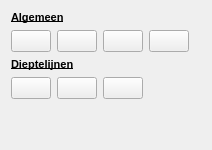
            <widget class="QWidget" name="waterongevallen">
             <property name="sizePolicy">
              <sizepolicy hsizetype="Minimum" vsizetype="Fixed">
               <horstretch>0</horstretch>
               <verstretch>0</verstretch>
              </sizepolicy>
             </property>
             <attribute name="title">
              <string>Waterongevallen</string>
             </attribute>
             <layout class="QGridLayout" name="gridLayout_7">
              <item row="2" column="0">
               <widget class="QPushButton" name="boot_te_water_laat_plaats">
                <property name="sizePolicy">
                 <sizepolicy hsizetype="Preferred" vsizetype="Fixed">
                  <horstretch>0</horstretch>
                  <verstretch>0</verstretch>
                 </sizepolicy>
                </property>
                <property name="minimumSize">
                 <size>
                  <width>0</width>
                  <height>0</height>
                 </size>
                </property>
                <property name="maximumSize">
                 <size>
                  <width>100</width>
                  <height>36</height>
                 </size>
                </property>
                <property name="text">
                 <string/>
                </property>
                <property name="icon">
                 <iconset>
                  <normaloff>:/plugins/oiv/config_files/png/boot_te_water_laat_plaats.png</normaloff>:/plugins/oiv/config_files/png/boot_te_water_laat_plaats.png</iconset>
                </property>
                <property name="iconSize">
                 <size>
                  <width>28</width>
                  <height>28</height>
                 </size>
                </property>
               </widget>
              </item>
              <item row="0" column="0" colspan="6">
               <widget class="QLabel" name="label_19">
                <property name="sizePolicy">
                 <sizepolicy hsizetype="Preferred" vsizetype="Fixed">
                  <horstretch>0</horstretch>
                  <verstretch>0</verstretch>
                 </sizepolicy>
                </property>
                <property name="font">
                 <font>
                  <family>Arial</family>
                  <pointsize>8</pointsize>
                  <weight>75</weight>
                  <bold>true</bold>
                  <underline>true</underline>
                  <strikeout>false</strikeout>
                 </font>
                </property>
                <property name="text">
                 <string>Algemeen</string>
                </property>
               </widget>
              </item>
              <item row="4" column="0">
               <widget class="QPushButton" name="diepte_4m">
                <property name="enabled">
                 <bool>true</bool>
                </property>
                <property name="sizePolicy">
                 <sizepolicy hsizetype="Minimum" vsizetype="Fixed">
                  <horstretch>0</horstretch>
                  <verstretch>0</verstretch>
                 </sizepolicy>
                </property>
                <property name="maximumSize">
                 <size>
                  <width>100</width>
                  <height>16777215</height>
                 </size>
                </property>
                <property name="text">
                 <string/>
                </property>
                <property name="icon">
                 <iconset>
                  <normaloff>:/plugins/oiv/config_files/png/diepte_4m.png</normaloff>:/plugins/oiv/config_files/png/diepte_4m.png</iconset>
                </property>
                <property name="iconSize">
                 <size>
                  <width>28</width>
                  <height>28</height>
                 </size>
                </property>
                <property name="checkable">
                 <bool>false</bool>
                </property>
                <property name="autoDefault">
                 <bool>false</bool>
                </property>
                <property name="default">
                 <bool>false</bool>
                </property>
                <property name="flat">
                 <bool>false</bool>
                </property>
               </widget>
              </item>
              <item row="2" column="2">
               <widget class="QPushButton" name="stroming">
                <property name="enabled">
                 <bool>true</bool>
                </property>
                <property name="sizePolicy">
                 <sizepolicy hsizetype="Minimum" vsizetype="Fixed">
                  <horstretch>0</horstretch>
                  <verstretch>0</verstretch>
                 </sizepolicy>
                </property>
                <property name="maximumSize">
                 <size>
                  <width>100</width>
                  <height>16777215</height>
                 </size>
                </property>
                <property name="text">
                 <string/>
                </property>
                <property name="icon">
                 <iconset>
                  <normaloff>:/plugins/oiv/config_files/png/stroming.png</normaloff>:/plugins/oiv/config_files/png/stroming.png</iconset>
                </property>
                <property name="iconSize">
                 <size>
                  <width>28</width>
                  <height>28</height>
                 </size>
                </property>
                <property name="checkable">
                 <bool>false</bool>
                </property>
                <property name="autoDefault">
                 <bool>false</bool>
                </property>
                <property name="default">
                 <bool>false</bool>
                </property>
                <property name="flat">
                 <bool>false</bool>
                </property>
               </widget>
              </item>
              <item row="5" column="0">
               <spacer name="verticalSpacer_5">
                <property name="orientation">
                 <enum>Qt::Vertical</enum>
                </property>
                <property name="sizeHint" stdset="0">
                 <size>
                  <width>20</width>
                  <height>40</height>
                 </size>
                </property>
               </spacer>
              </item>
              <item row="2" column="1">
               <widget class="QPushButton" name="algemeen_gevaar_2">
                <property name="enabled">
                 <bool>true</bool>
                </property>
                <property name="sizePolicy">
                 <sizepolicy hsizetype="Minimum" vsizetype="Fixed">
                  <horstretch>0</horstretch>
                  <verstretch>0</verstretch>
                 </sizepolicy>
                </property>
                <property name="maximumSize">
                 <size>
                  <width>100</width>
                  <height>16777215</height>
                 </size>
                </property>
                <property name="text">
                 <string/>
                </property>
                <property name="icon">
                 <iconset>
                  <normaloff>:/plugins/oiv/config_files/png/algemeen_gevaar.png</normaloff>:/plugins/oiv/config_files/png/algemeen_gevaar.png</iconset>
                </property>
                <property name="iconSize">
                 <size>
                  <width>28</width>
                  <height>28</height>
                 </size>
                </property>
                <property name="checkable">
                 <bool>false</bool>
                </property>
                <property name="autoDefault">
                 <bool>false</bool>
                </property>
                <property name="default">
                 <bool>false</bool>
                </property>
                <property name="flat">
                 <bool>false</bool>
                </property>
               </widget>
              </item>
              <item row="2" column="3">
               <widget class="QPushButton" name="oever_kade">
                <property name="enabled">
                 <bool>true</bool>
                </property>
                <property name="sizePolicy">
                 <sizepolicy hsizetype="Minimum" vsizetype="Fixed">
                  <horstretch>0</horstretch>
                  <verstretch>0</verstretch>
                 </sizepolicy>
                </property>
                <property name="maximumSize">
                 <size>
                  <width>100</width>
                  <height>16777215</height>
                 </size>
                </property>
                <property name="text">
                 <string/>
                </property>
                <property name="icon">
                 <iconset>
                  <normaloff>:/plugins/oiv/config_files/png/oever_kade.png</normaloff>:/plugins/oiv/config_files/png/oever_kade.png</iconset>
                </property>
                <property name="iconSize">
                 <size>
                  <width>28</width>
                  <height>28</height>
                 </size>
                </property>
                <property name="checkable">
                 <bool>false</bool>
                </property>
                <property name="autoDefault">
                 <bool>false</bool>
                </property>
                <property name="default">
                 <bool>false</bool>
                </property>
                <property name="flat">
                 <bool>false</bool>
                </property>
               </widget>
              </item>
              <item row="3" column="0" colspan="6">
               <widget class="QLabel" name="label_20">
                <property name="sizePolicy">
                 <sizepolicy hsizetype="Preferred" vsizetype="Fixed">
                  <horstretch>0</horstretch>
                  <verstretch>0</verstretch>
                 </sizepolicy>
                </property>
                <property name="font">
                 <font>
                  <family>Arial</family>
                  <pointsize>8</pointsize>
                  <weight>75</weight>
                  <bold>true</bold>
                  <underline>true</underline>
                  <strikeout>false</strikeout>
                 </font>
                </property>
                <property name="text">
                 <string>Dieptelijnen</string>
                </property>
               </widget>
              </item>
              <item row="4" column="1">
               <widget class="QPushButton" name="diepte_9m">
                <property name="enabled">
                 <bool>true</bool>
                </property>
                <property name="sizePolicy">
                 <sizepolicy hsizetype="Minimum" vsizetype="Fixed">
                  <horstretch>0</horstretch>
                  <verstretch>0</verstretch>
                 </sizepolicy>
                </property>
                <property name="maximumSize">
                 <size>
                  <width>100</width>
                  <height>16777215</height>
                 </size>
                </property>
                <property name="text">
                 <string/>
                </property>
                <property name="icon">
                 <iconset>
                  <normaloff>:/plugins/oiv/config_files/png/diepte_9m.png</normaloff>:/plugins/oiv/config_files/png/diepte_9m.png</iconset>
                </property>
                <property name="iconSize">
                 <size>
                  <width>28</width>
                  <height>28</height>
                 </size>
                </property>
                <property name="checkable">
                 <bool>false</bool>
                </property>
                <property name="autoDefault">
                 <bool>false</bool>
                </property>
                <property name="default">
                 <bool>false</bool>
                </property>
                <property name="flat">
                 <bool>false</bool>
                </property>
               </widget>
              </item>
              <item row="4" column="2">
               <widget class="QPushButton" name="diepte_15m">
                <property name="enabled">
                 <bool>true</bool>
                </property>
                <property name="sizePolicy">
                 <sizepolicy hsizetype="Minimum" vsizetype="Fixed">
                  <horstretch>0</horstretch>
                  <verstretch>0</verstretch>
                 </sizepolicy>
                </property>
                <property name="maximumSize">
                 <size>
                  <width>100</width>
                  <height>16777215</height>
                 </size>
                </property>
                <property name="text">
                 <string/>
                </property>
                <property name="icon">
                 <iconset>
                  <normaloff>:/plugins/oiv/config_files/png/diepte_15m.png</normaloff>:/plugins/oiv/config_files/png/diepte_15m.png</iconset>
                </property>
                <property name="iconSize">
                 <size>
                  <width>28</width>
                  <height>28</height>
                 </size>
                </property>
                <property name="checkable">
                 <bool>false</bool>
                </property>
                <property name="autoDefault">
                 <bool>false</bool>
                </property>
                <property name="default">
                 <bool>false</bool>
                </property>
                <property name="flat">
                 <bool>false</bool>
                </property>
               </widget>
              </item>
             </layout>
            </widget>
